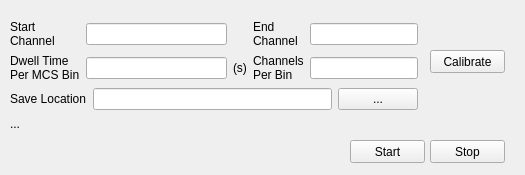
<?xml version="1.0" encoding="UTF-8"?>
<ui version="4.0">
 <class>Form</class>
 <widget class="QWidget" name="Form">
  <property name="geometry">
   <rect>
    <x>0</x>
    <y>0</y>
    <width>525</width>
    <height>175</height>
   </rect>
  </property>
  <property name="windowTitle">
   <string>Form</string>
  </property>
  <widget class="QPushButton" name="calibrateButton">
   <property name="geometry">
    <rect>
     <x>430</x>
     <y>50</y>
     <width>75</width>
     <height>23</height>
    </rect>
   </property>
   <property name="text">
    <string>Calibrate</string>
   </property>
  </widget>
  <widget class="QPushButton" name="startButton">
   <property name="geometry">
    <rect>
     <x>350</x>
     <y>140</y>
     <width>75</width>
     <height>23</height>
    </rect>
   </property>
   <property name="text">
    <string>Start</string>
   </property>
  </widget>
  <widget class="QPushButton" name="stopButton">
   <property name="geometry">
    <rect>
     <x>430</x>
     <y>140</y>
     <width>75</width>
     <height>23</height>
    </rect>
   </property>
   <property name="text">
    <string>Stop</string>
   </property>
  </widget>
  <widget class="QWidget" name="">
   <property name="geometry">
    <rect>
     <x>10</x>
     <y>20</y>
     <width>408</width>
     <height>112</height>
    </rect>
   </property>
   <layout class="QVBoxLayout" name="verticalLayout">
    <item>
     <layout class="QGridLayout" name="gridLayout">
      <item row="1" column="4">
       <widget class="QLabel" name="label_4">
        <property name="text">
         <string>Channels
Per Bin</string>
        </property>
       </widget>
      </item>
      <item row="1" column="3">
       <widget class="QLabel" name="label_5">
        <property name="text">
         <string>(s)</string>
        </property>
       </widget>
      </item>
      <item row="1" column="5" colspan="2">
       <widget class="QLineEdit" name="binInput"/>
      </item>
      <item row="1" column="2">
       <widget class="QLineEdit" name="dwellInput"/>
      </item>
      <item row="1" column="0" colspan="2">
       <widget class="QLabel" name="label_3">
        <property name="text">
         <string>Dwell Time
Per MCS Bin</string>
        </property>
       </widget>
      </item>
      <item row="0" column="4">
       <widget class="QLabel" name="label_2">
        <property name="text">
         <string>End
Channel</string>
        </property>
       </widget>
      </item>
      <item row="0" column="5" colspan="2">
       <widget class="QLineEdit" name="endInput"/>
      </item>
      <item row="0" column="2">
       <widget class="QLineEdit" name="startInput"/>
      </item>
      <item row="0" column="0" colspan="2">
       <widget class="QLabel" name="label">
        <property name="text">
         <string>Start
Channel</string>
        </property>
       </widget>
      </item>
     </layout>
    </item>
    <item>
     <layout class="QHBoxLayout" name="horizontalLayout">
      <item>
       <widget class="QLabel" name="label_6">
        <property name="text">
         <string>Save Location</string>
        </property>
       </widget>
      </item>
      <item>
       <widget class="QLineEdit" name="saveInput">
        <property name="text">
         <string/>
        </property>
       </widget>
      </item>
      <item>
       <widget class="QPushButton" name="saveButton">
        <property name="sizePolicy">
         <sizepolicy hsizetype="Minimum" vsizetype="Minimum">
          <horstretch>0</horstretch>
          <verstretch>0</verstretch>
         </sizepolicy>
        </property>
        <property name="maximumSize">
         <size>
          <width>100</width>
          <height>16777215</height>
         </size>
        </property>
        <property name="text">
         <string>...</string>
        </property>
       </widget>
      </item>
     </layout>
    </item>
    <item>
     <widget class="QLabel" name="messageLabel">
      <property name="text">
       <string>...</string>
      </property>
     </widget>
    </item>
   </layout>
  </widget>
 </widget>
 <resources/>
 <connections/>
</ui>
